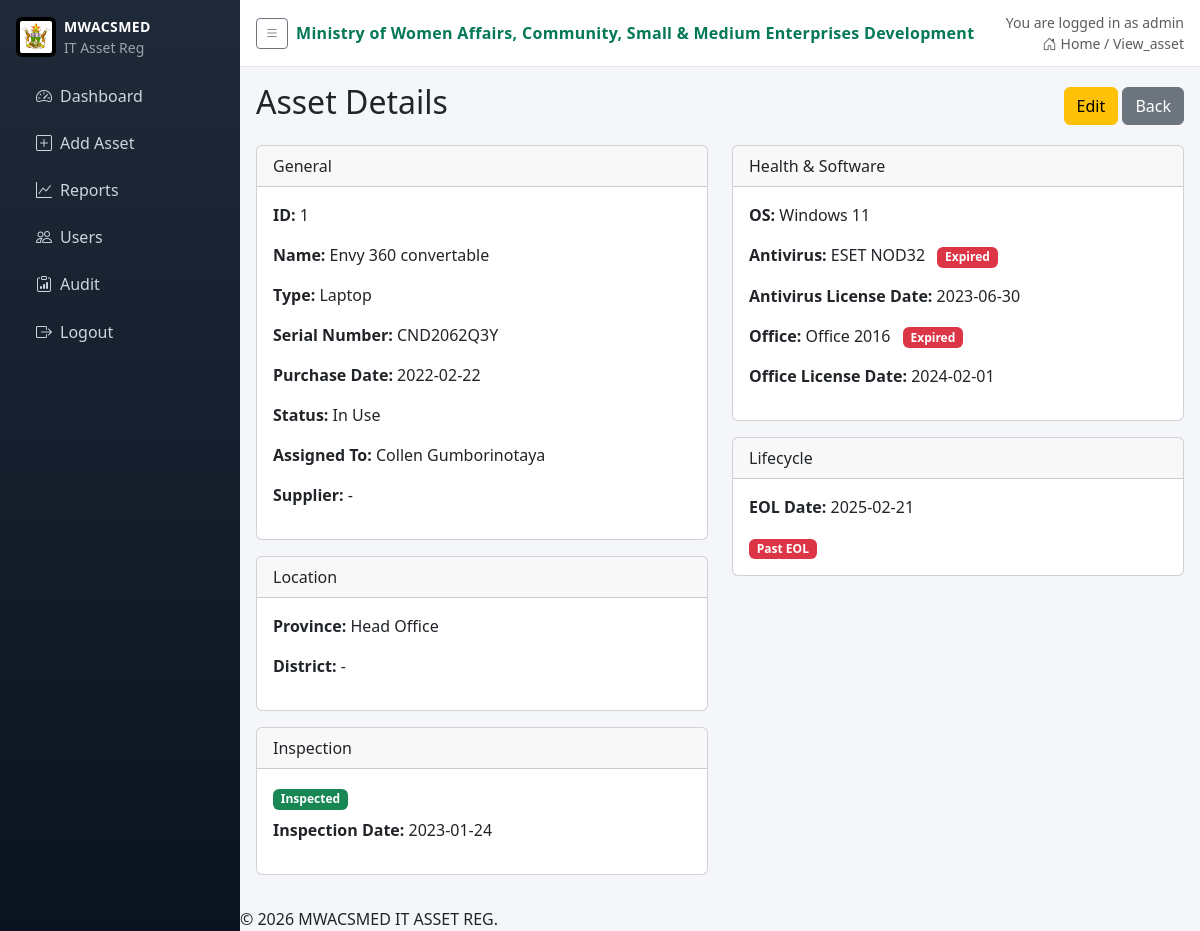
The page /view/1 (signed in) on the database its author committed.
### app.py (models this page shows, shortened)
class User(db.Model):
    id = db.Column(db.Integer, primary_key=True)
    username = db.Column(db.String(80), unique=True, nullable=False)
    password_hash = db.Column(db.String(200), nullable=False)
    role = db.Column(db.String(20), nullable=False)
    province = db.Column(db.String(100), nullable=True)  # 'Head Office' or specific province
    district = db.Column(db.String(100), nullable=True)
    active = db.Column(db.Boolean, default=True, nullable=False)
    email = db.Column(db.String(120), nullable=True)

class Asset(db.Model):
    id = db.Column(db.Integer, primary_key=True)
    name = db.Column(db.String(100), nullable=False)
    type = db.Column(db.String(50), nullable=False)
    serial_number = db.Column(db.String(100), unique=True, nullable=False)
    purchase_date = db.Column(db.Date, nullable=True)
    assigned_to = db.Column(db.String(100), nullable=True)
    supplier = db.Column(db.String(120), nullable=True)
    status = db.Column(db.String(50), default='In Stock')
    antivirus_name = db.Column(db.String(100), nullable=True)
    antivirus_license_date = db.Column(db.Date, nullable=True)
    office_name = db.Column(db.String(100), nullable=True)
    office_license_date = db.Column(db.Date, nullable=True)
    os_name = db.Column(db.String(100), nullable=True)
    province = db.Column(db.String(100), nullable=True)
    district = db.Column(db.String(100), nullable=True)
    inspected_by_ict = db.Column(db.Boolean, default=False)
    inspection_date = db.Column(db.Date, nullable=True)
    created_by_user_id = db.Column(db.Integer, nullable=True)
    @property
    def is_antivirus_expired(self):
        if not self.antivirus_license_date:
            return None
        delta = datetime.now().date() - self.antivirus_license_date
        return delta.days > 365
    @property
    def is_office_expired(self):
        if not self.office_license_date:
            return None
        delta = datetime.now().date() - self.office_license_date
        return delta.days > 365
    @property
    def eol_years(self):
        mapping = {
            'Laptop': 3,
            'Desktop': 5,
            'All-in-One': 5,
            'Cellphone': 2,
            'Tablet': 2,
        }
        return mapping.get(self.type)
    @property
    def eol_date(self):
        if not self.purchase_date or not self.eol_years:
            return None
        return self.purchase_date + timedelta(days=self.eol_years * 365)
    @property
    def is_eol_passed(self):
        if not self.eol_date:
            return None
        return datetime.now().date() >= self.eol_date

### app.py (the view)
@app.route('/view/<int:id>', methods=['GET'])
@login_required
def view_asset(id):
    asset = Asset.query.get_or_404(id)
    q = filter_by_user_location(Asset.query.filter(Asset.id == id))
    if not q.first():
        flash('Access denied for this asset', 'danger')
        return redirect(url_for('index'))
    log_action('view_asset', 'Asset', id, asset.name)
    return render_template('view_asset.html', asset=asset)

### app.py (called while the page is built, shortened)
def login_required(f):
    @wraps(f)
    def wrapper(*args, **kwargs):
        if not session.get('user_id'):
            return redirect(url_for('login'))
        return f(*args, **kwargs)
    return wrapper

def current_user():
    uid = session.get('user_id')
    if not uid:
        return None
    return User.query.get(uid)

def filter_by_user_location(query):
    u = current_user()
    if not u:
        return query
    if u.role == 'IT':
        return query

@app.context_processor
def inject_user():
    return {
        'current_user': current_user(),
        'current_role': (current_user().role if current_user() else None),
        'ministry_name': app.config.get('MINISTRY_NAME'),
        'logo_url': app.config.get('LOGO_STATIC_PATH')
    }

def log_action(action, entity_type=None, entity_id=None, details=None):
    try:
        entry = AuditLog(
            actor_user_id=current_user().id if current_user() else None,
            action=action,
            entity_type=entity_type,
            entity_id=entity_id,
            details=details
        )
        db.session.add(entry)
        db.session.commit()
    except Exception:
        pass

### templates/view_asset.html
{% extends 'base.html' %}
{% block content %}
<div class="d-flex justify-content-between align-items-center mb-3">
  <h2>Asset Details</h2>
  <div>
    <a href="{{ url_for('edit_asset', id=asset.id) }}" class="btn btn-warning">Edit</a>
    <a href="{{ url_for('index') }}" class="btn btn-secondary">Back</a>
  </div>
  </div>
<div class="row">
  <div class="col-lg-6">
    <div class="card mb-3">
      <div class="card-header">General</div>
      <div class="card-body">
        <p><strong>ID:</strong> {{ asset.id }}</p>
        <p><strong>Name:</strong> {{ asset.name }}</p>
        <p><strong>Type:</strong> {{ asset.type }}</p>
        <p><strong>Serial Number:</strong> {{ asset.serial_number }}</p>
        <p><strong>Purchase Date:</strong> {{ asset.purchase_date or '-' }}</p>
        <p><strong>Status:</strong> {{ asset.status }}</p>
        <p><strong>Assigned To:</strong> {{ asset.assigned_to or '-' }}</p>
        <p><strong>Supplier:</strong> {{ asset.supplier or '-' }}</p>
      </div>
    </div>
    <div class="card mb-3">
      <div class="card-header">Location</div>
      <div class="card-body">
        <p><strong>Province:</strong> {{ asset.province or '-' }}</p>
        <p><strong>District:</strong> {{ asset.district or '-' }}</p>
      </div>
    </div>
    <div class="card mb-3">
      <div class="card-header">Inspection</div>
      <div class="card-body">
        {% if asset.inspected_by_ict %}
          <span class="badge bg-success mb-2">Inspected</span>
        {% else %}
          <span class="badge bg-secondary mb-2">Not inspected</span>
        {% endif %}
        <p><strong>Inspection Date:</strong> {{ asset.inspection_date or '-' }}</p>
      </div>
    </div>
  </div>
  <div class="col-lg-6">
    <div class="card mb-3">
      <div class="card-header">Health & Software</div>
      <div class="card-body">
        <p><strong>OS:</strong> {{ asset.os_name or '-' }}</p>
        <p><strong>Antivirus:</strong>
          {% if asset.antivirus_name %}
            {{ asset.antivirus_name }}
            {% if asset.is_antivirus_expired %}
              <span class="badge bg-danger ms-2">Expired</span>
            {% endif %}
          {% else %}-{% endif %}
        </p>
        <p><strong>Antivirus License Date:</strong> {{ asset.antivirus_license_date or '-' }}</p>
        <p><strong>Office:</strong>
          {% if asset.office_name %}
            {{ asset.office_name }}
            {% if asset.is_office_expired %}
              <span class="badge bg-danger ms-2">Expired</span>
            {% endif %}
          {% else %}-{% endif %}
        </p>
        <p><strong>Office License Date:</strong> {{ asset.office_license_date or '-' }}</p>
      </div>
    </div>
    <div class="card mb-3">
      <div class="card-header">Lifecycle</div>
      <div class="card-body">
        <p><strong>EOL Date:</strong> {{ asset.eol_date or '-' }}</p>
        {% if asset.eol_date %}
          {% if asset.is_eol_passed %}
            <span class="badge bg-danger">Past EOL</span>
          {% elif asset.is_eol_approaching %}
            <span class="badge bg-warning text-dark">Approaching EOL</span>
          {% else %}
            <span class="badge bg-success">Healthy</span>
          {% endif %}
        {% endif %}
      </div>
    </div>
  </div>
</div>
{% endblock %}

### templates/base.html (shortened to what this page needs)
<!doctype html>
<html lang="en">
  <head>
    <link href="https://cdn.jsdelivr.net/npm/bootstrap@5.3.0/dist/css/bootstrap.min.css" rel="stylesheet">
    <link rel="stylesheet" href="https://cdn.jsdelivr.net/npm/bootstrap-icons@1.11.1/font/bootstrap-icons.css">
  </head>
  <body>
    <aside class="sidebar">
      <div class="brand d-flex align-items-center gap-2">
        {% if logo_url %}
        <img class="brand-logo" src="{{ logo_url }}" alt="" onerror="this.remove()">
        {% endif %}
        <div>
          <div class="brand-title">MWACSMED</div>
          <div class="brand-sub small">IT Asset Reg</div>
        </div>
      </div>
      <nav class="nav flex-column">
        <a class="nav-link {% if request.endpoint=='index' %}active{% endif %}" href="{{ url_for('index') }}"><i class="bi bi-speedometer2 me-2"></i>Dashboard</a>
        <a class="nav-link {% if request.endpoint=='add_asset' %}active{% endif %}" href="{{ url_for('add_asset') }}"><i class="bi bi-plus-square me-2"></i>Add Asset</a>
        <a class="nav-link {% if request.endpoint=='reports' %}active{% endif %}" href="{{ url_for('reports') }}"><i class="bi bi-graph-up me-2"></i>Reports</a>
        {% if current_role == 'IT' %}
        <a class="nav-link {% if request.endpoint=='users' %}active{% endif %}" href="{{ url_for('users') }}"><i class="bi bi-people me-2"></i>Users</a>
        <a class="nav-link {% if request.endpoint=='audit' %}active{% endif %}" href="{{ url_for('audit') }}"><i class="bi bi-clipboard-data me-2"></i>Audit</a>
        {% endif %}
        {% if current_user %}
        <a class="nav-link" href="{{ url_for('logout') }}"><i class="bi bi-box-arrow-right me-2"></i>Logout</a>
        {% else %}
        <a class="nav-link {% if request.endpoint=='login' %}active{% endif %}" href="{{ url_for('login') }}"><i class="bi bi-box-arrow-in-right me-2"></i>Login</a>
        {% endif %}
      </nav>
    </aside>
    <div class="main">
      <div class="topbar d-flex justify-content-between align-items-center">
        <div class="d-flex align-items-center gap-2">
          <button class="btn btn-outline-secondary btn-sm" id="sidebarToggle"><i class="bi bi-list"></i></button>
          <div class="ministry">{{ ministry_name }}</div>
        </div>
        <div class="text-muted small text-end">
          {% if current_user %}
          <div>You are logged in as {{ current_user.username }}</div>
          {% endif %}
          <div><i class="bi bi-house-door me-1"></i>Home / {{ request.endpoint|capitalize }}</div>
        </div>
      </div>
      <div class="content">
      {% block content %}{% endblock %}
      </div>
      <div class="footer-copy">© 2026 MWACSMED IT ASSET REG.</div>
    </div>
  </body>
</html>

### templates/base.html (style rules this page uses)
body { background: #f4f6f9; }
.sidebar { position: fixed; top: 0; left: 0; bottom: 0; width: 240px; background: linear-gradient(180deg,#1f2937 0%, #0b1321 100%); color: #cbd5e1; padding-top: 1rem; }
.sidebar .brand { color: #fff; padding: 0 1rem; margin-bottom: 1rem; }
.brand-logo { height: 40px; width: 40px; object-fit: contain; display: inline-block; background: #000; border-radius: 6px; padding: 4px; }
.brand-title { font-weight: 700; font-size: 14px; letter-spacing: .4px; }
.brand-sub { color: #9ca3af; }
.sidebar .nav-link { color: #cbd5e1; padding: .6rem 1rem; border-radius: .375rem; display: block; }
.sidebar nav { padding-left: 1.25rem; margin-top: .5rem; }
.sidebar .nav-link { margin-bottom: .25rem; }
.main { margin-left: 240px; transition: margin-left .2s ease; }
.topbar { background: #ffffff; border-bottom: 1px solid #e5e7eb; padding: .75rem 1rem; }
.ministry { font-weight: 700; color: #047857; letter-spacing: .3px; }
.content { padding: 1rem; }

### rows shown on the page
User: username "admin"
Asset: id "1", name "Envy 360 convertable", type "Laptop", serial_number "CND2062Q3Y", purchase_date "2022-02-22", status "In Use", assigned_to "Collen Gumborinotaya", supplier "-", province "Head Office", district "-", inspection_date "2023-01-24", os_name "Windows 11", antivirus_name "ESET NOD32", antivirus_license_date "2023-06-30", office_name "Office 2016", office_license_date "2024-02-01", purchase_date+type "2025-02-21"

### other values the page prints
{{ ministry_name }} "Ministry of Women Affairs, Community, Small & Medium Enterprises Development"
{{ request.endpoint|capitalize }} "View_asset"
